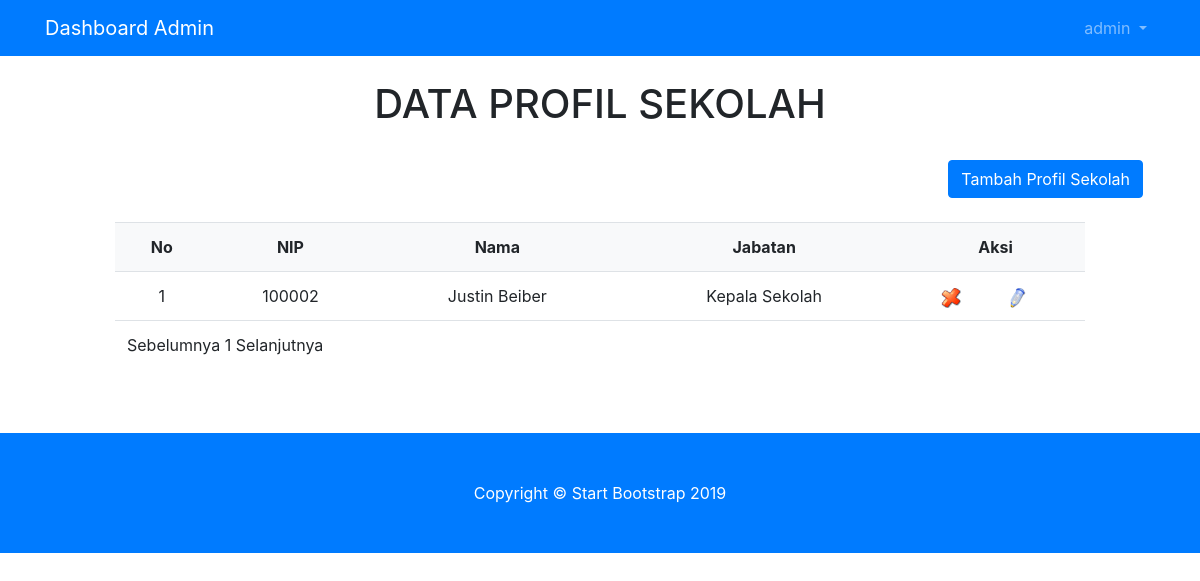
The app's page /dashboard/profil_sch/profil_data.php (signed in) with its own data.
### tables this page shows
CREATE TABLE IF NOT EXISTS `profilsekolah` (
  `idProfil` int(11) NOT NULL,
  `nip` int(11) DEFAULT NULL
);

CREATE TABLE IF NOT EXISTS `guru` (
  `nip` int(11) NOT NULL,
  `nama` varchar(100) NOT NULL,
  `alamat` varchar(100) DEFAULT NULL,
  `gender` char(1) NOT NULL,
  `tglLahir` date DEFAULT NULL,
  `tempatLahir` varchar(100) DEFAULT NULL,
  `pass` int(11) DEFAULT NULL,
  `idJabatan` int(11) DEFAULT NULL,
  `agama` varchar(100) NOT NULL,
  `pathImg` varchar(100) DEFAULT NULL
);

CREATE TABLE IF NOT EXISTS `jabatan` (
`idJabatan` int(11) NOT NULL,
  `nama` varchar(100) DEFAULT NULL
);

### dashboard/profil_sch/profil_data.php (the view, shortened to what this page needs)
<?php
include '../layout/header.php';
if (empty($_SESSION['username']) AND empty($_SESSION['status'])) {
	echo "<center>Untuk mengakses halaman ini, Anda harus login <br>";
	echo "<a href=index.php><b>LOGIN</b></a></center>";
}
else{
	?>
	<br>
	<div class="container-fluid">
		<center><h1>DATA PROFIL SEKOLAH</h1></center>
		<div class="row">
			<div class="col-md-1"></div>
			<div class="col-md-10">
				<br>
					<form action="profil_tambah.php">
						<div class="row">
							<div class="col-md-10">
							</div>
							<div class="col-md-2"><center><input type="submit" class="btn btn-primary" value="Tambah Profil Sekolah" /></center></div>
						</div>
						<br>
						<table class="table" >
							<tr class="bg-light">
									<td><div align="center"><strong>No</strong></div></td>
									<td><div align="center"><strong>NIP</strong></div></td>
									<td><div align="center"><strong>Nama</strong></div></td>
									<td><div align="center"><strong>Jabatan</strong></div></td>
									<td colspan="2"><div align="center"><strong>Aksi</strong></div></td>
								</tr>
								<?php
								$batas = 20;
								$pg = isset( $_GET['pg'] ) ? $_GET['pg'] : "";
								if ( empty( $pg ) ) {
									$posisi = 0;
									$pg = 1;
								} else {
									$posisi = ( $pg - 1 ) * $batas;
								}
								$no=0+$posisi;
								$tampil="SELECT profilsekolah.idProfil, profilsekolah.nip, guru.nama, jabatan.nama as jabatan FROM profilsekolah join guru on guru.nip = profilsekolah.nip join jabatan on jabatan.idJabatan = guru.idJabatan limit $posisi, $batas";
								$qryTampil=mysql_query($tampil);
								while ($dataTampil=mysql_fetch_array($qryTampil)) {
									$no++;
									?>
									<tr bgcolor="#FFFFFF">
										<td align="center"><?php echo $no ; ?></td>
										<td align="center"><?php echo $dataTampil['nip']; ?></td>
										<td align="center"><?php echo $dataTampil['nama']; ?></td>
										<td align="center"><?php echo $dataTampil['jabatan']; ?></td>
										<td>
											<div align="center">
												<a href="profil_hapus.php?idProfil=<?php echo $dataTampil['idProfil'] ; ?>" onclick="javascript: return confirm('Anda yakin hapus ?')"><img src="gambar/hapus.png" width="20"></a>
											</td>
											<td>
												<a href="profil_edit.php?idProfil=<?php echo $dataTampil['idProfil']; ?>"><img src="gambar/edit.png" width="20"></a>
											</div>
								<?php } ?>
								<tr bgcolor="#FFFFFF">
									<td colspan="11">
										<?php
										$jml_data = mysql_num_rows(mysql_query("SELECT * FROM profilsekolah"));
			$JmlHalaman = ceil($jml_data/$batas);
			if ( $pg > 1 ) {
				$link = $pg-1;
				$prev = "<a href='?pg=$link'>Sebelumnya </a>";
			} else {
				$prev = "Sebelumnya ";
			}
			$nmr = '';
			for ( $i = 1; $i<= $JmlHalaman; $i++ ){
				if ( $i == $pg ) {
					$nmr .= $i . " ";
				} else {
					$nmr .= "<a href='?pg=$i'>$i</a> ";
				}
			}
			if ( $pg < $JmlHalaman ) {
				$link = $pg + 1;
				$next = " <a href='?pg=$link'>Selanjutnya</a>";
			} else {
				$next = "Selanjutnya";
			}
			echo $prev . $nmr . $next;
			?>
		</td>
	</tr>
<br>
<br>
</div>
<div class="col-md-1"></div>
</div>
<?php }
include '../layout/footer.php';
?>

### dashboard/profil_sch/css/heroic-features.css (style rules this page uses)
body { padding-top: 56px; }

### records on screen
profilsekolah: nip "100002", nip.nama "Justin Beiber", jabatan.nama "Kepala Sekolah"

### other values on screen
$_SESSION['username'] "admin"
$prev "Sebelumnya"
$next "Selanjutnya"
